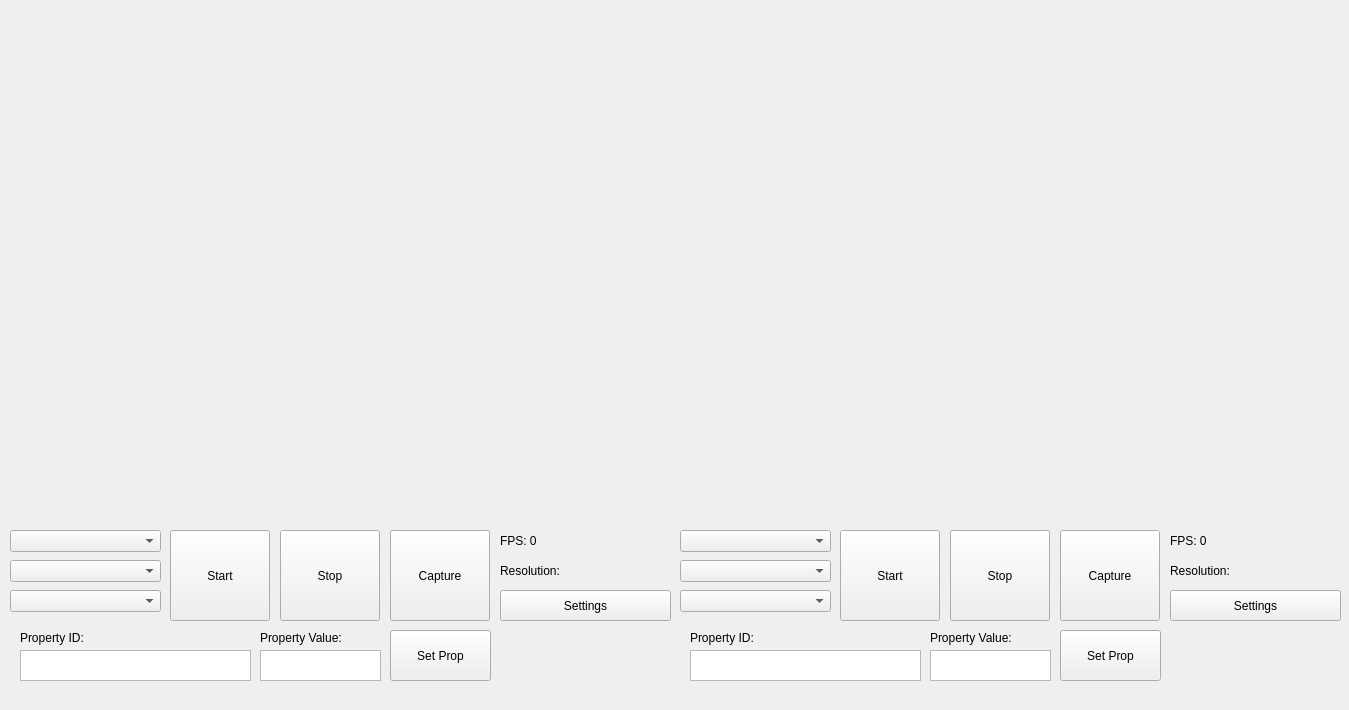
<?xml version="1.0" encoding="UTF-8"?>
<ui version="4.0">
 <class>MainWindow</class>
 <widget class="QMainWindow" name="MainWindow">
  <property name="geometry">
   <rect>
    <x>0</x>
    <y>0</y>
    <width>1349</width>
    <height>710</height>
   </rect>
  </property>
  <property name="windowTitle">
   <string>CVCameraDouble</string>
  </property>
  <widget class="QWidget" name="centralWidget">
   <widget class="QLabel" name="lblImageView">
    <property name="geometry">
     <rect>
      <x>10</x>
      <y>20</y>
      <width>640</width>
      <height>480</height>
     </rect>
    </property>
    <property name="text">
     <string/>
    </property>
   </widget>
   <widget class="QPushButton" name="btnStart">
    <property name="geometry">
     <rect>
      <x>170</x>
      <y>530</y>
      <width>100</width>
      <height>91</height>
     </rect>
    </property>
    <property name="text">
     <string>Start</string>
    </property>
   </widget>
   <widget class="QPushButton" name="btnStop">
    <property name="geometry">
     <rect>
      <x>280</x>
      <y>530</y>
      <width>100</width>
      <height>91</height>
     </rect>
    </property>
    <property name="text">
     <string>Stop</string>
    </property>
   </widget>
   <widget class="QPushButton" name="btnCapture">
    <property name="geometry">
     <rect>
      <x>390</x>
      <y>530</y>
      <width>100</width>
      <height>91</height>
     </rect>
    </property>
    <property name="text">
     <string>Capture</string>
    </property>
   </widget>
   <widget class="QLabel" name="lblFPS">
    <property name="geometry">
     <rect>
      <x>500</x>
      <y>530</y>
      <width>151</width>
      <height>21</height>
     </rect>
    </property>
    <property name="text">
     <string>FPS: 0</string>
    </property>
   </widget>
   <widget class="QLabel" name="lblResolution">
    <property name="geometry">
     <rect>
      <x>500</x>
      <y>560</y>
      <width>151</width>
      <height>21</height>
     </rect>
    </property>
    <property name="text">
     <string>Resolution:</string>
    </property>
   </widget>
   <widget class="QComboBox" name="comboBoxCam">
    <property name="geometry">
     <rect>
      <x>10</x>
      <y>530</y>
      <width>151</width>
      <height>22</height>
     </rect>
    </property>
    <property name="currentText">
     <string/>
    </property>
   </widget>
   <widget class="QComboBox" name="comboBoxResolution">
    <property name="geometry">
     <rect>
      <x>10</x>
      <y>560</y>
      <width>151</width>
      <height>22</height>
     </rect>
    </property>
    <property name="currentText">
     <string/>
    </property>
   </widget>
   <widget class="QPushButton" name="btnStart2">
    <property name="geometry">
     <rect>
      <x>840</x>
      <y>530</y>
      <width>100</width>
      <height>91</height>
     </rect>
    </property>
    <property name="text">
     <string>Start</string>
    </property>
   </widget>
   <widget class="QLabel" name="lblFPS2">
    <property name="geometry">
     <rect>
      <x>1170</x>
      <y>530</y>
      <width>151</width>
      <height>21</height>
     </rect>
    </property>
    <property name="text">
     <string>FPS: 0</string>
    </property>
   </widget>
   <widget class="QComboBox" name="comboBoxResolution2">
    <property name="geometry">
     <rect>
      <x>680</x>
      <y>560</y>
      <width>151</width>
      <height>22</height>
     </rect>
    </property>
    <property name="currentText">
     <string/>
    </property>
   </widget>
   <widget class="QPushButton" name="btnStop2">
    <property name="geometry">
     <rect>
      <x>950</x>
      <y>530</y>
      <width>100</width>
      <height>91</height>
     </rect>
    </property>
    <property name="text">
     <string>Stop</string>
    </property>
   </widget>
   <widget class="QComboBox" name="comboBoxCam2">
    <property name="geometry">
     <rect>
      <x>680</x>
      <y>530</y>
      <width>151</width>
      <height>22</height>
     </rect>
    </property>
    <property name="currentText">
     <string/>
    </property>
   </widget>
   <widget class="QPushButton" name="btnCapture2">
    <property name="geometry">
     <rect>
      <x>1060</x>
      <y>530</y>
      <width>100</width>
      <height>91</height>
     </rect>
    </property>
    <property name="text">
     <string>Capture</string>
    </property>
   </widget>
   <widget class="QLabel" name="lblResolution2">
    <property name="geometry">
     <rect>
      <x>1170</x>
      <y>560</y>
      <width>151</width>
      <height>21</height>
     </rect>
    </property>
    <property name="text">
     <string>Resolution:</string>
    </property>
   </widget>
   <widget class="QLabel" name="lblImageView2">
    <property name="geometry">
     <rect>
      <x>680</x>
      <y>20</y>
      <width>640</width>
      <height>480</height>
     </rect>
    </property>
    <property name="text">
     <string/>
    </property>
   </widget>
   <widget class="QComboBox" name="comboBoxFPS">
    <property name="geometry">
     <rect>
      <x>10</x>
      <y>590</y>
      <width>151</width>
      <height>22</height>
     </rect>
    </property>
    <property name="currentText">
     <string/>
    </property>
   </widget>
   <widget class="QComboBox" name="comboBoxFPS2">
    <property name="geometry">
     <rect>
      <x>680</x>
      <y>590</y>
      <width>151</width>
      <height>22</height>
     </rect>
    </property>
    <property name="currentText">
     <string/>
    </property>
   </widget>
   <widget class="QPushButton" name="btnSettings">
    <property name="geometry">
     <rect>
      <x>500</x>
      <y>590</y>
      <width>171</width>
      <height>31</height>
     </rect>
    </property>
    <property name="text">
     <string>Settings</string>
    </property>
   </widget>
   <widget class="QPushButton" name="btnSettings2">
    <property name="geometry">
     <rect>
      <x>1170</x>
      <y>590</y>
      <width>171</width>
      <height>31</height>
     </rect>
    </property>
    <property name="text">
     <string>Settings</string>
    </property>
   </widget>
   <widget class="QPushButton" name="btnSetCamProp">
    <property name="geometry">
     <rect>
      <x>390</x>
      <y>630</y>
      <width>101</width>
      <height>51</height>
     </rect>
    </property>
    <property name="text">
     <string>Set Prop</string>
    </property>
   </widget>
   <widget class="QTextEdit" name="txtPropID">
    <property name="geometry">
     <rect>
      <x>20</x>
      <y>650</y>
      <width>231</width>
      <height>31</height>
     </rect>
    </property>
   </widget>
   <widget class="QTextEdit" name="txtPropVal">
    <property name="geometry">
     <rect>
      <x>260</x>
      <y>650</y>
      <width>121</width>
      <height>31</height>
     </rect>
    </property>
   </widget>
   <widget class="QLabel" name="label">
    <property name="geometry">
     <rect>
      <x>20</x>
      <y>630</y>
      <width>121</width>
      <height>16</height>
     </rect>
    </property>
    <property name="text">
     <string>Property ID:</string>
    </property>
   </widget>
   <widget class="QLabel" name="label_2">
    <property name="geometry">
     <rect>
      <x>260</x>
      <y>630</y>
      <width>121</width>
      <height>16</height>
     </rect>
    </property>
    <property name="text">
     <string>Property Value:</string>
    </property>
   </widget>
   <widget class="QLabel" name="label_3">
    <property name="geometry">
     <rect>
      <x>690</x>
      <y>630</y>
      <width>121</width>
      <height>16</height>
     </rect>
    </property>
    <property name="text">
     <string>Property ID:</string>
    </property>
   </widget>
   <widget class="QTextEdit" name="txtPropID2">
    <property name="geometry">
     <rect>
      <x>690</x>
      <y>650</y>
      <width>231</width>
      <height>31</height>
     </rect>
    </property>
   </widget>
   <widget class="QTextEdit" name="txtPropVal2">
    <property name="geometry">
     <rect>
      <x>930</x>
      <y>650</y>
      <width>121</width>
      <height>31</height>
     </rect>
    </property>
   </widget>
   <widget class="QLabel" name="label_4">
    <property name="geometry">
     <rect>
      <x>930</x>
      <y>630</y>
      <width>121</width>
      <height>16</height>
     </rect>
    </property>
    <property name="text">
     <string>Property Value:</string>
    </property>
   </widget>
   <widget class="QPushButton" name="btnSetCamProp2">
    <property name="geometry">
     <rect>
      <x>1060</x>
      <y>630</y>
      <width>101</width>
      <height>51</height>
     </rect>
    </property>
    <property name="text">
     <string>Set Prop</string>
    </property>
   </widget>
  </widget>
 </widget>
 <layoutdefault spacing="6" margin="11"/>
 <resources/>
 <connections/>
</ui>
